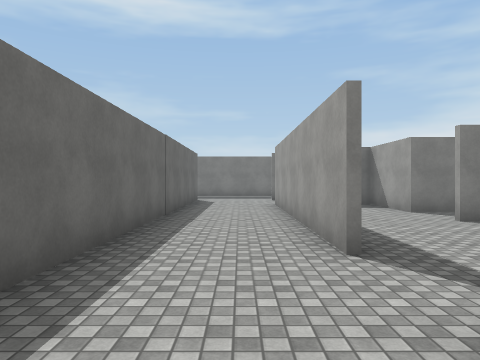
View 1 (above)

14 first-person views from a walk through a 3-D level made in the Unity game engine. The camera is 1.5 m above the floor, looks level and sees 70° across. The floor is counted in squares, 2 m on a side. Each view is taken from the middle of a square. On the plan, view 1 faces up. The plan holds only what a view shows up to about 11 squares ahead; the rest is blank. The place goes on beyond the plan. The player character is not drawn. Surface patterns are stand-ins for the level's own textures.

View 2
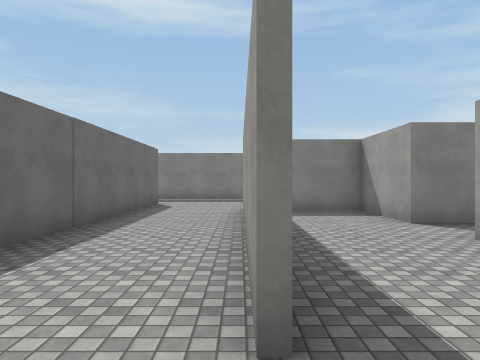

View 3
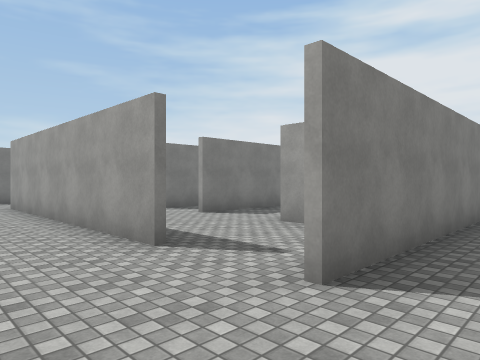

View 4
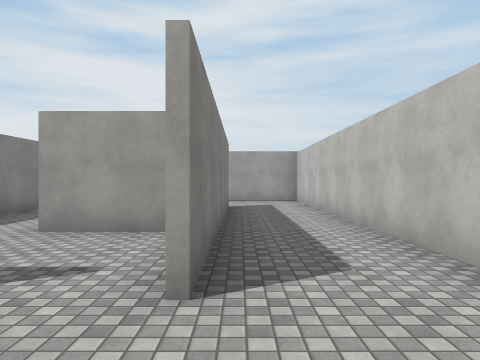

View 5
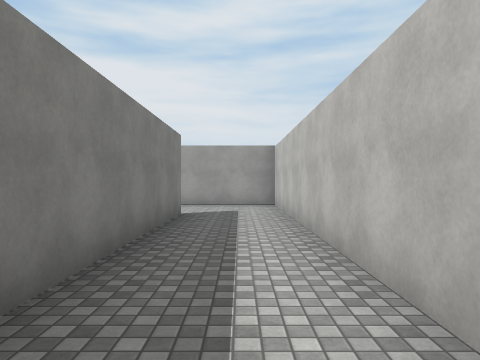

View 6
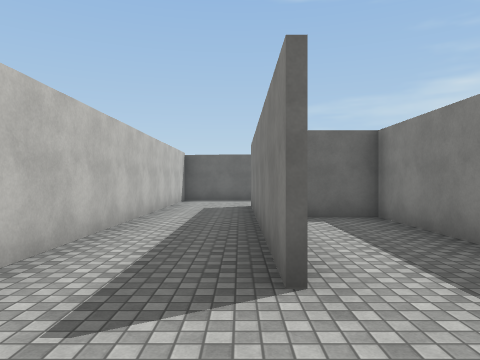

View 7
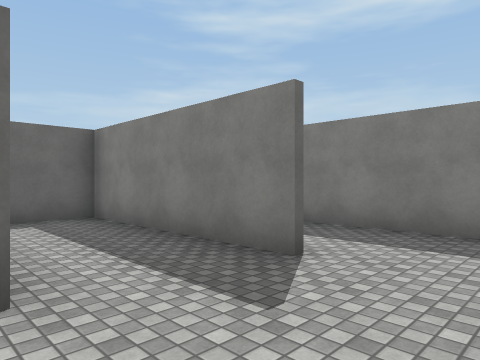

View 8
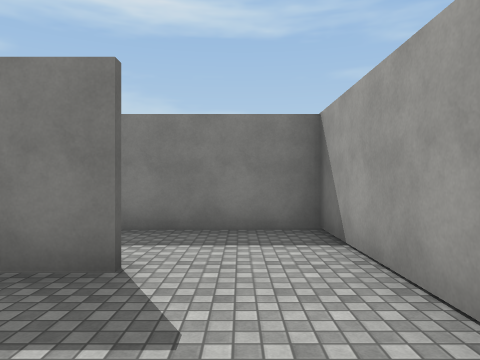

View 9
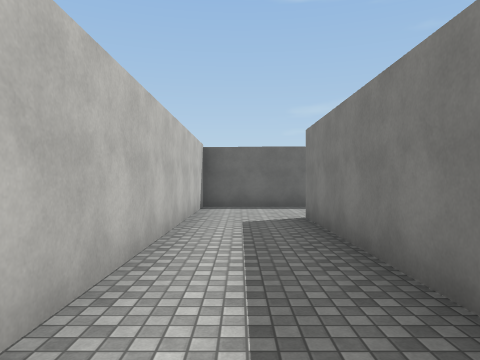

View 10
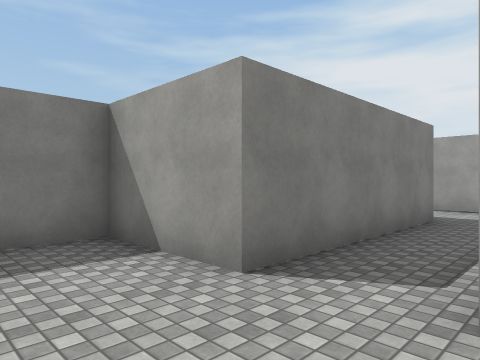

View 11
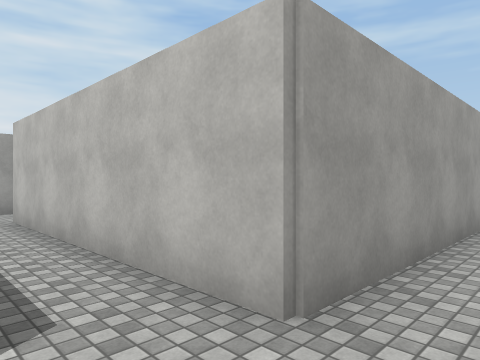

View 12
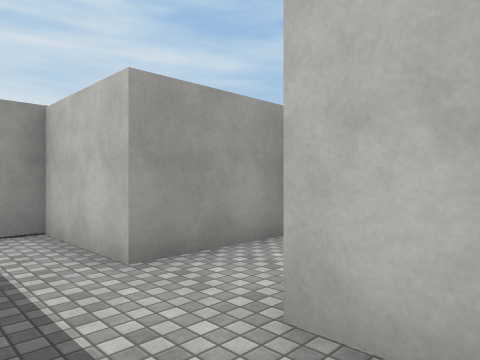

View 13
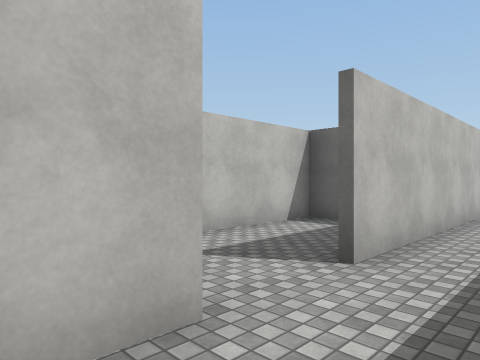

View 14
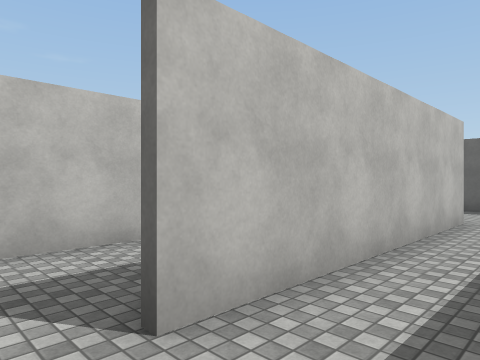

### Floor plan
Points are (right, up) in squares from view 1. A wall is a line through its corners. A room is listed if a view was taken in it or the views show most of it. See-through windows are left out.
Room 1 (views 1, 2, 3, 4, 5, 11, 12, 13, 14)
walls: (1.1, 3.4) (1.1, 10.6) (7.1, 10.6); (-1.6, 12.5) (-1.6, -1) (1.6, -1); (4, 2) (4, 4); (8.8, 9.4) (8.8, 10.6) (11.2, 10.6) (11.2, 11.1)
ways out: opening at (1, 0) to room 2; opening at (2.5, 4) to room 2; opening at (8, 10) to room 5
Room 2 (views 6, 7, 8, 9, 10)
walls: (9, 3.8) (4.1, 3.8) (4.1, 2.2); (8.6, 1.3) (1.1, 1.3); (1.6, -1) (11.2, -1) (11.2, 6.2) (3.9, 6.2)
ways out: opening at (1, 0) to room 1; opening at (2.5, 4) to room 1; opening at (2.5, 6) to room 4
Room 3 (no view inside)
walls: (9, 7.9) (4, 7.9); (11.2, 7.6) (11.2, 8.6)
ways out: opening at (4, 7) to room 4
Room 4 (no view inside)
walls: (4, 7.9) (4, 10.4) (2.2, 10.4)
ways out: opening at (2.5, 6) to room 2; opening at (4, 7) to room 3
Room 5 (no view inside)
walls: (4.1, 8.8) (4.1, 8.1) (7.4, 8.1); (8.8, 8.2) (8.8, 9.4)
ways out: opening at (8, 10) to room 1

Positions as (right, up) in squares from view 1, and headings:
1: (0, 0), facing up
2: (1, 2), facing up
3: (-1, 0), facing up-right
4: (-1, 1), facing right
5: (1, 0), facing right
6: (11, 1), facing left
7: (11, 1), facing up-left
8: (10, 1), facing up
9: (8, 0), facing left
10: (2, 6), facing up-right
11: (0, 12), facing down-right
12: (6, 12), facing down-right
13: (10, 12), facing down-left
14: (8, 12), facing down-left
